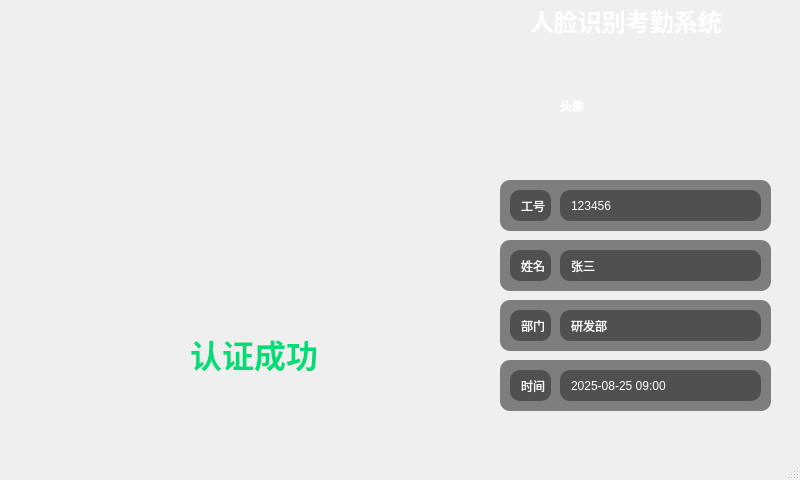
<?xml version="1.0" encoding="UTF-8"?>
<ui version="4.0">
 <class>FaceAttendance</class>
 <widget class="QMainWindow" name="FaceAttendance">
  <property name="geometry">
   <rect>
    <x>0</x>
    <y>0</y>
    <width>800</width>
    <height>480</height>
   </rect>
  </property>
  <property name="windowTitle">
   <string>FaceAttendance</string>
  </property>
  <property name="styleSheet">
   <string notr="true">
    background-color: qlineargradient(
        spread:pad, 
        x1:0, y1:0, x2:1, y2:1,
        stop:0 rgba(45, 45, 48, 255),
        stop:1 rgba(28, 28, 30, 255)
    );
   </string>
  </property>
  <widget class="QWidget" name="centralwidget">
   <widget class="QLabel" name="label">
    <property name="geometry">
     <rect>
      <x>530</x>
      <y>0</y>
      <width>241</width>
      <height>40</height>
     </rect>
    </property>
    <property name="styleSheet">
     <string notr="true">color: white; font-weight: bold; font-size: 24px;</string>
    </property>
    <property name="text">
     <string>人脸识别考勤系统</string>
    </property>
   </widget>
   <widget class="QLabel" name="headerLabel">
    <property name="geometry">
     <rect>
      <x>560</x>
      <y>40</y>
      <width>131</width>
      <height>131</height>
     </rect>
    </property>
    <property name="styleSheet">
     <string notr="true">
      background-color: qlineargradient(
          spread:pad, x1:0, y1:0, x2:1, y2:1,
          stop:0 rgba(0, 122, 204, 255),
          stop:1 rgba(0, 191, 165, 255)
      );
      border-radius: 65px;
      color: white;
      font-weight: bold;
      qproperty-alignment: AlignCenter;
     </string>
    </property>
    <property name="text">
     <string>头像</string>
    </property>
   </widget>
   <widget class="QWidget" name="widget_5" native="true">
    <property name="geometry">
     <rect>
      <x>500</x>
      <y>180</y>
      <width>271</width>
      <height>51</height>
     </rect>
    </property>
    <property name="styleSheet">
     <string notr="true">background-color: rgba(50,50,50,0.6); border-radius: 10px; color: white; padding-left: 8px;</string>
    </property>
    <widget class="QLabel" name="label_6">
     <property name="geometry">
      <rect>
       <x>10</x>
       <y>10</y>
       <width>41</width>
       <height>31</height>
      </rect>
     </property>
     <property name="text">
      <string>工号</string>
     </property>
    </widget>
    <widget class="QLabel" name="idLabel">
     <property name="geometry">
      <rect>
       <x>60</x>
       <y>10</y>
       <width>201</width>
       <height>31</height>
      </rect>
     </property>
     <property name="text">
      <string>123456</string>
     </property>
    </widget>
   </widget>
   <widget class="QWidget" name="widget_6" native="true">
    <property name="geometry">
     <rect>
      <x>500</x>
      <y>240</y>
      <width>271</width>
      <height>51</height>
     </rect>
    </property>
    <property name="styleSheet">
     <string notr="true">background-color: rgba(50,50,50,0.6); border-radius: 10px; color: white; padding-left: 8px;</string>
    </property>
    <widget class="QLabel" name="label_8">
     <property name="geometry">
      <rect>
       <x>10</x>
       <y>10</y>
       <width>41</width>
       <height>31</height>
      </rect>
     </property>
     <property name="text">
      <string>姓名</string>
     </property>
    </widget>
    <widget class="QLabel" name="nameLabel">
     <property name="geometry">
      <rect>
       <x>60</x>
       <y>10</y>
       <width>201</width>
       <height>31</height>
      </rect>
     </property>
     <property name="text">
      <string>张三</string>
     </property>
    </widget>
   </widget>
   <widget class="QWidget" name="widget_7" native="true">
    <property name="geometry">
     <rect>
      <x>500</x>
      <y>300</y>
      <width>271</width>
      <height>51</height>
     </rect>
    </property>
    <property name="styleSheet">
     <string notr="true">background-color: rgba(50,50,50,0.6); border-radius: 10px; color: white; padding-left: 8px;</string>
    </property>
    <widget class="QLabel" name="label_10">
     <property name="geometry">
      <rect>
       <x>10</x>
       <y>10</y>
       <width>41</width>
       <height>31</height>
      </rect>
     </property>
     <property name="text">
      <string>部门</string>
     </property>
    </widget>
    <widget class="QLabel" name="departmentLabel">
     <property name="geometry">
      <rect>
       <x>60</x>
       <y>10</y>
       <width>201</width>
       <height>31</height>
      </rect>
     </property>
     <property name="text">
      <string>研发部</string>
     </property>
    </widget>
   </widget>
   <widget class="QWidget" name="widget_8" native="true">
    <property name="geometry">
     <rect>
      <x>500</x>
      <y>360</y>
      <width>271</width>
      <height>51</height>
     </rect>
    </property>
    <property name="styleSheet">
     <string notr="true">background-color: rgba(50,50,50,0.6); border-radius: 10px; color: white; padding-left: 8px;</string>
    </property>
    <widget class="QLabel" name="label_12">
     <property name="geometry">
      <rect>
       <x>10</x>
       <y>10</y>
       <width>41</width>
       <height>31</height>
      </rect>
     </property>
     <property name="text">
      <string>时间</string>
     </property>
    </widget>
    <widget class="QLabel" name="timeLabel">
     <property name="geometry">
      <rect>
       <x>60</x>
       <y>10</y>
       <width>201</width>
       <height>31</height>
      </rect>
     </property>
     <property name="text">
      <string>2025-08-25 09:00</string>
     </property>
    </widget>
   </widget>
   <widget class="QLabel" name="videoLabel">
    <property name="geometry">
     <rect>
      <x>20</x>
      <y>0</y>
      <width>471</width>
      <height>431</height>
     </rect>
    </property>
    <property name="text">
     <string/>
    </property>
   </widget>
   <widget class="QLabel" name="videoInfoLabel">
    <property name="geometry">
     <rect>
      <x>190</x>
      <y>330</y>
      <width>167</width>
      <height>47</height>
     </rect>
    </property>
    <property name="styleSheet">
     <string notr="true">color: rgb(0, 220, 120); font-size: 32px; font-weight: bold;</string>
    </property>
    <property name="text">
     <string>认证成功</string>
    </property>
   </widget>
  </widget>
  <widget class="QMenuBar" name="menubar">
   <property name="geometry">
    <rect>
     <x>0</x>
     <y>0</y>
     <width>800</width>
     <height>21</height>
    </rect>
   </property>
  </widget>
  <widget class="QStatusBar" name="statusbar"/>
 </widget>
 <resources/>
 <connections/>
</ui>
